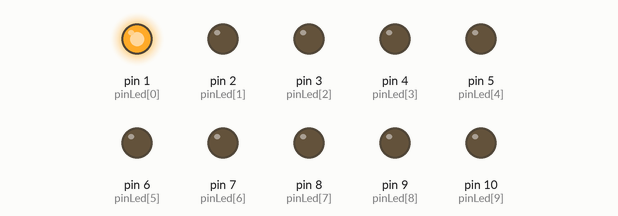
A sketch run on a simulated Arduino Uno, built with avr-gcc and run on an emulated ATmega328P. Shown: output pins drawn as LEDs (lit = HIGH).

Above: at 0.12 s.
At 0.87 s:
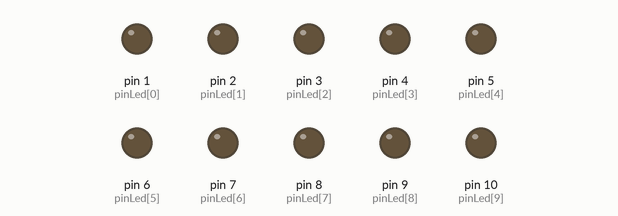
At 1.62 s:
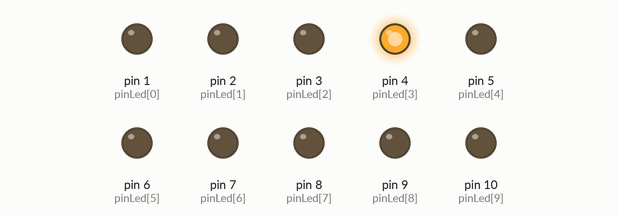
At 3.12 s:
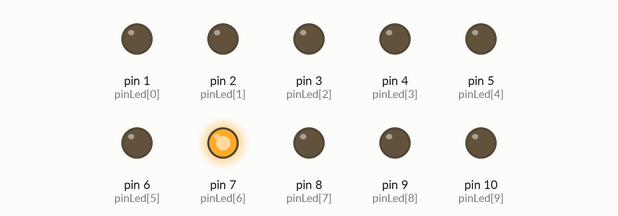
At 4.62 s:
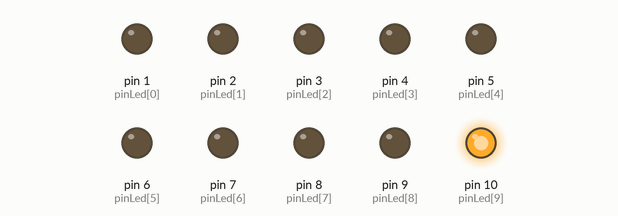
At 6.12 s:
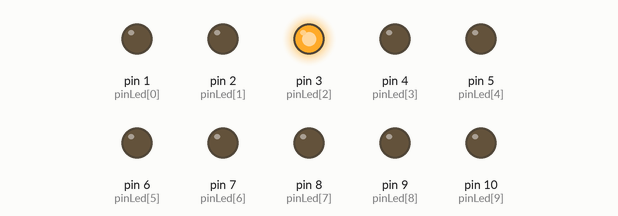
Timing chart, 0 to 6.5 s (numbered marks = the images above):
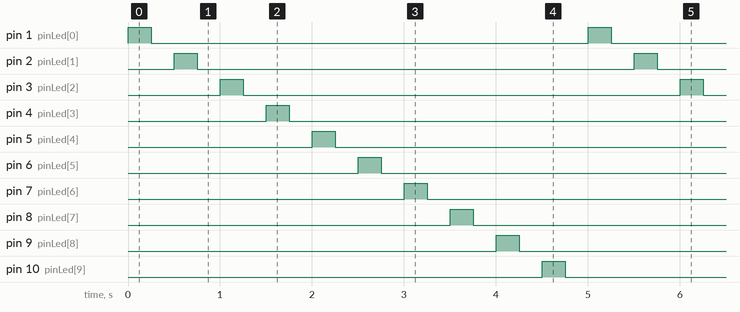

The sketch:

CHENILLE.ino
```cpp
int  pinLed[10] = {1, 2, 3, 4, 5, 6, 7, 8, 9,  10}; //déclaration du tableau


void setup()
{
  //Boucle d'initialisation des modes et mise à 0V
  for (int i = 0; i < 10; i++) // i va nous servir pour parcourir le tableau
  {
    pinMode(pinLed[i], OUTPUT); //on utilise les valeurs du tableau
    digitalWrite(pinLed[i], LOW); // l'une après l'autre
  }

}
void loop()
{
   for (int i = 0; i < 10; i++){
   digitalWrite(pinLed[i], HIGH); //on allume une lampe
   delay(250);
   digitalWrite(pinLed[i], LOW); //on éteint une lampe
   delay(250);
   }
}
```

Measured:
- by itself, pin 1 (pinLed[0]), pin 2 (pinLed[1]), pin 3 (pinLed[2]), pin 4 (pinLed[3]), pin 5 (pinLed[4]), pin 6 (pinLed[5]), pin 7 (pinLed[6]), pin 8 (pinLed[7]), pin 9 (pinLed[8]), pin 10 (pinLed[9]): alternates HIGH for 0.25 s and LOW for 4.8 s
- by itself, everything shown: repeats every 5.0 s, in 20 steps
